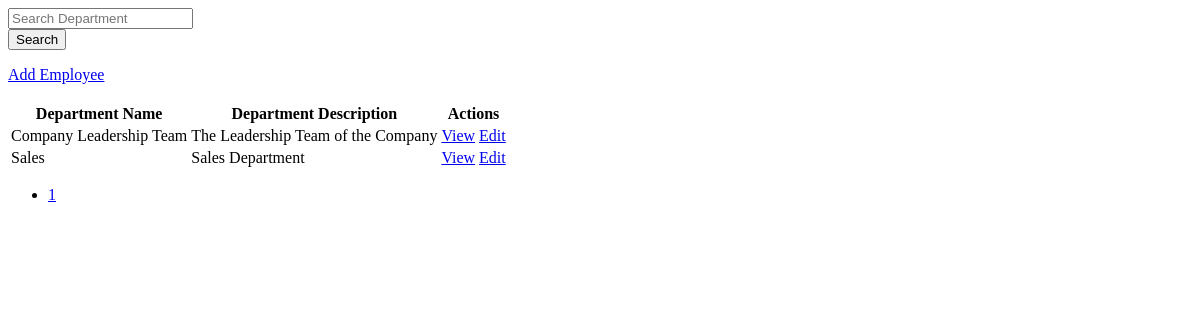
The page /en/company/department/ (signed in) on the database as committed earlier.
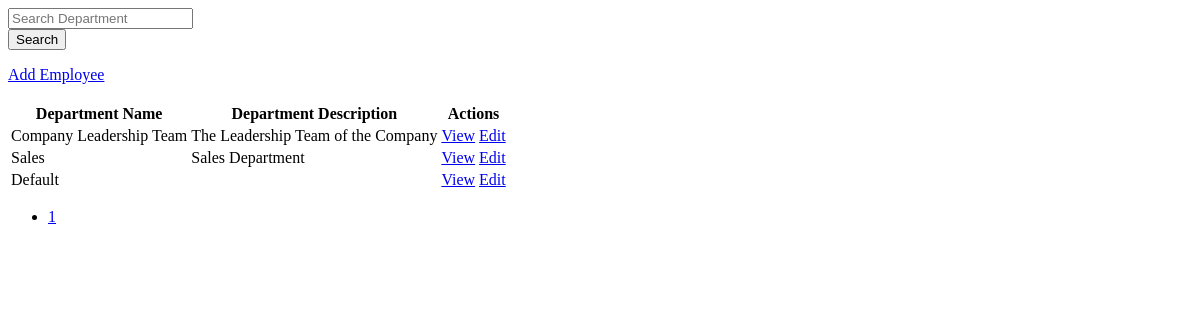
The same page on the database as committed later.
### apps/company/models.py (models this page shows, shortened)
class Department(models.Model):
    name = models.CharField(max_length=100)
    description = models.CharField(max_length=100, default='')

### apps/company/views.py (the view)
# urls.py: path('department/', views.department_list, name='department_list'),
@login_required
def department_list(request):
    search_query = request.GET.get('search', '')
    departments = Department.objects.filter(
        Q(name__icontains=search_query)
    ).order_by('id')
    paginator = Paginator(departments, 10)  # Show 10 departments per page
    page_number = request.GET.get('page')
    page_obj = paginator.get_page(page_number)
    return render(request, 'apps/company/department_list.html', {'page_obj': page_obj})

### templates/apps/company/department_list.html (shortened to what this page needs)
{% load i18n %}
{% block content %}
<div class="d-flex justify-content-between align-items-center">
    <form method="GET" action="{% url 'employees:department_list' %}" class="input-icon my-3 my-lg-0">
        <input type="text" class="form-control" name="search" placeholder="{% trans 'Search Department' %}">
        <div class="input-icon-addon">
            <button type="submit" class="btn btn-primary">{% trans 'Search' %}</button>
        </div>
    </form>
    <a href="{% url 'employees:create_department' %}" class="btn btn-success">
        {% trans "Add Employee" %}
    </a>
</div>
<div class="table-responsive">
   <table class="table card-table table-vcenter text-nowrap">
        <thead>
            <tr>
                <th>{% trans "Department Name" %}</th>
                <th>{% trans "Department Description" %}</th>
                <th>{% trans "Actions" %}</th>
            </tr>
        </thead>
        <tbody>
            {% for department in page_obj %}
            <tr>
                <td>{{ department.name }}</td>
                <td>{{ department.description }}</td>
                <td>
                    <a href="{% url 'employees:department_detail' department.pk %}" class="btn btn-secondary btn-sm">{% trans "View" %}</a>
                    <a href="{% url 'employees:edit_department' department.pk %}" class="btn btn-primary btn-sm">{% trans "Edit" %}</a>
                </td>
            </tr>
            {% endfor %}
        </tbody>
    </table>
</div>
<div class="card-footer d-flex">
    <ul class="pagination">
        {% for i in page_obj.paginator.page_range %}
            <li class="page-item {% if page_obj.number == i %}active{% endif %}">
                <a class="page-link" href="?department_page={{ i }}#departments">{{ i }}</a>
            </li>
        {% endfor %}
    </ul>
</div>
{% endblock %}

Rows that differ between the two databases and show on the page:
added Department: name "Default"
